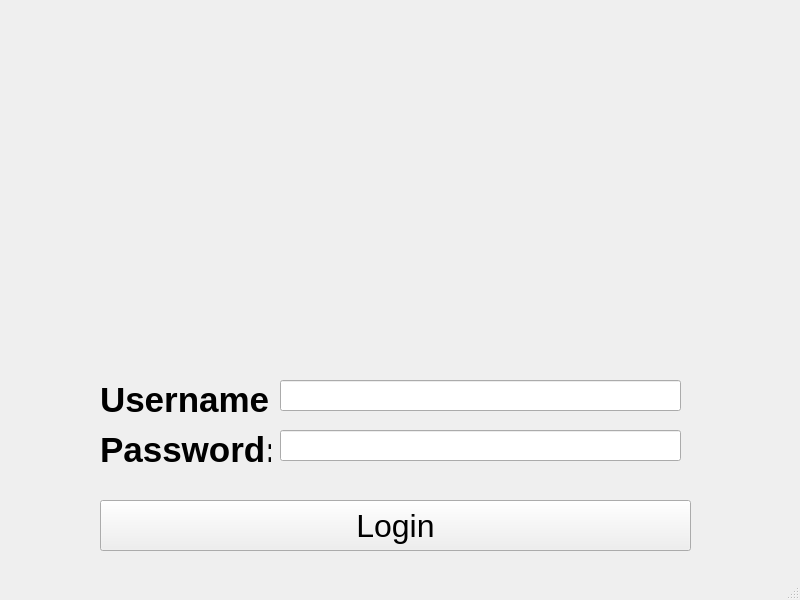
<?xml version="1.0" encoding="UTF-8"?>
<ui version="4.0">
 <class>login_page</class>
 <widget class="QMainWindow" name="login_page">
  <property name="geometry">
   <rect>
    <x>0</x>
    <y>0</y>
    <width>800</width>
    <height>600</height>
   </rect>
  </property>
  <property name="windowTitle">
   <string>Login</string>
  </property>
  <widget class="QWidget" name="centralwidget">
   <widget class="QLabel" name="label_username">
    <property name="geometry">
     <rect>
      <x>100</x>
      <y>370</y>
      <width>171</width>
      <height>61</height>
     </rect>
    </property>
    <property name="text">
     <string>&lt;html&gt;&lt;head/&gt;&lt;body&gt;&lt;p&gt;&lt;span style=&quot; font-size:26pt; font-weight:600;&quot;&gt;Username:&lt;/span&gt;&lt;/p&gt;&lt;/body&gt;&lt;/html&gt;</string>
    </property>
   </widget>
   <widget class="QLabel" name="label_password">
    <property name="geometry">
     <rect>
      <x>100</x>
      <y>420</y>
      <width>171</width>
      <height>61</height>
     </rect>
    </property>
    <property name="text">
     <string>&lt;html&gt;&lt;head/&gt;&lt;body&gt;&lt;p&gt;&lt;span style=&quot; font-size:26pt; font-weight:600;&quot;&gt;Password:&lt;/span&gt;&lt;/p&gt;&lt;/body&gt;&lt;/html&gt;</string>
    </property>
   </widget>
   <widget class="QLabel" name="label">
    <property name="geometry">
     <rect>
      <x>300</x>
      <y>30</y>
      <width>221</width>
      <height>251</height>
     </rect>
    </property>
    <property name="text">
     <string/>
    </property>
    <property name="pixmap">
     <pixmap>logo.jpg</pixmap>
    </property>
    <property name="scaledContents">
     <bool>false</bool>
    </property>
   </widget>
   <widget class="QLineEdit" name="lineedit_username">
    <property name="geometry">
     <rect>
      <x>280</x>
      <y>380</y>
      <width>401</width>
      <height>31</height>
     </rect>
    </property>
    <property name="styleSheet">
     <string notr="true">font-size:18pt;</string>
    </property>
   </widget>
   <widget class="QLineEdit" name="lineedit_password">
    <property name="geometry">
     <rect>
      <x>280</x>
      <y>430</y>
      <width>401</width>
      <height>31</height>
     </rect>
    </property>
    <property name="styleSheet">
     <string notr="true">font-size:18pt;</string>
    </property>
   </widget>
   <widget class="QPushButton" name="pushbutton_login">
    <property name="geometry">
     <rect>
      <x>100</x>
      <y>500</y>
      <width>591</width>
      <height>51</height>
     </rect>
    </property>
    <property name="mouseTracking">
     <bool>false</bool>
    </property>
    <property name="styleSheet">
     <string notr="true">font-size: 24pt;</string>
    </property>
    <property name="text">
     <string>Login</string>
    </property>
   </widget>
  </widget>
  <widget class="QMenuBar" name="menubar">
   <property name="geometry">
    <rect>
     <x>0</x>
     <y>0</y>
     <width>800</width>
     <height>30</height>
    </rect>
   </property>
  </widget>
  <widget class="QStatusBar" name="statusbar"/>
 </widget>
 <resources/>
 <connections/>
</ui>
